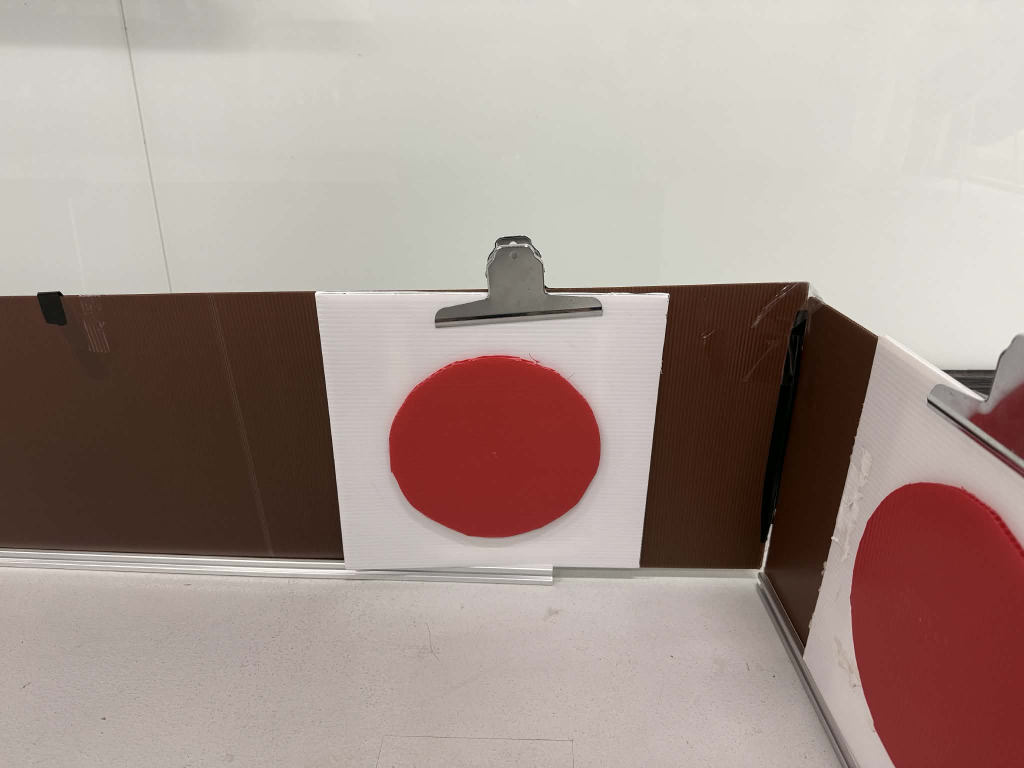
#> input picture test.png, 2048 x 1536 px, given in place of the camera (shown at 1/2 size)
$ python find_red.py
#> lines starting #> are read from the running program, lines starting #| are printed output that depends on the picture; after the words box and inside, x2 and y2 are one past the last pixel; in counts of white or black regions, pixels touching at a corner belong together
import cv2
import numpy as np
import RPi.GPIO as GPIO
import time

# ========= GPIO 腳位設定 =========
RELAY_PIN  = 24  # 要輸出高/低電位的腳位
BUZZER_PIN = 18  # 有源蜂鳴器腳位

GPIO.setmode(GPIO.BCM)
GPIO.setup(RELAY_PIN, GPIO.OUT, initial=GPIO.HIGH)  # 預設：沒有紅色 → 高電位
GPIO.setup(BUZZER_PIN, GPIO.OUT, initial=GPIO.LOW)  # 蜂鳴器先關閉

# ========= Camera 設定 =========
cap = cv2.VideoCapture(0)  # 一般是 0，如果是 USB 另外一隻可能是 1
cap.set(cv2.CAP_PROP_FRAME_WIDTH,  640)
cap.set(cv2.CAP_PROP_FRAME_HEIGHT, 480)
cap.set(cv2.CAP_PROP_FPS, 15)      # 降一點 FPS 減輕負擔

if not cap.isOpened():
    print("無法開啟攝影機")
    GPIO.cleanup()
    raise SystemExit

print("開始偵測紅色物件... 按 q 離開")

# 畫面中紅色佔比超過這個值就觸發
RED_RATIO_THRESHOLD = 0.01  # 1% 的畫面是紅色就觸發

# 🔴 紅色消失後延遲多久才把 GPIO24 拉回高電位（秒）
ALERT_HOLD_TIME = 1.0

# 紀錄最近一次看到紅色的時間
last_red_time = 0.0

try:
    while True:
        ret, frame = cap.read()
#> frame is the input picture: shape (1536, 2048, 3); mean B, G, R 141.1, 148.3, 165.6
        if not ret:
            print("讀取影像失敗")
            break

        # 轉 HSV
        hsv = cv2.cvtColor(frame, cv2.COLOR_BGR2HSV)
#> hsv: shape (1536, 2048, 3); mean H, S, V 15.4, 57.7, 165.7

        # 紅色區間（可依實際光線調整）
        lower_red1 = np.array([0,   80, 80])
        upper_red1 = np.array([10, 255, 255])
        lower_red2 = np.array([160, 80, 80])
        upper_red2 = np.array([180, 255, 255])

        mask1 = cv2.inRange(hsv, lower_red1, upper_red1)
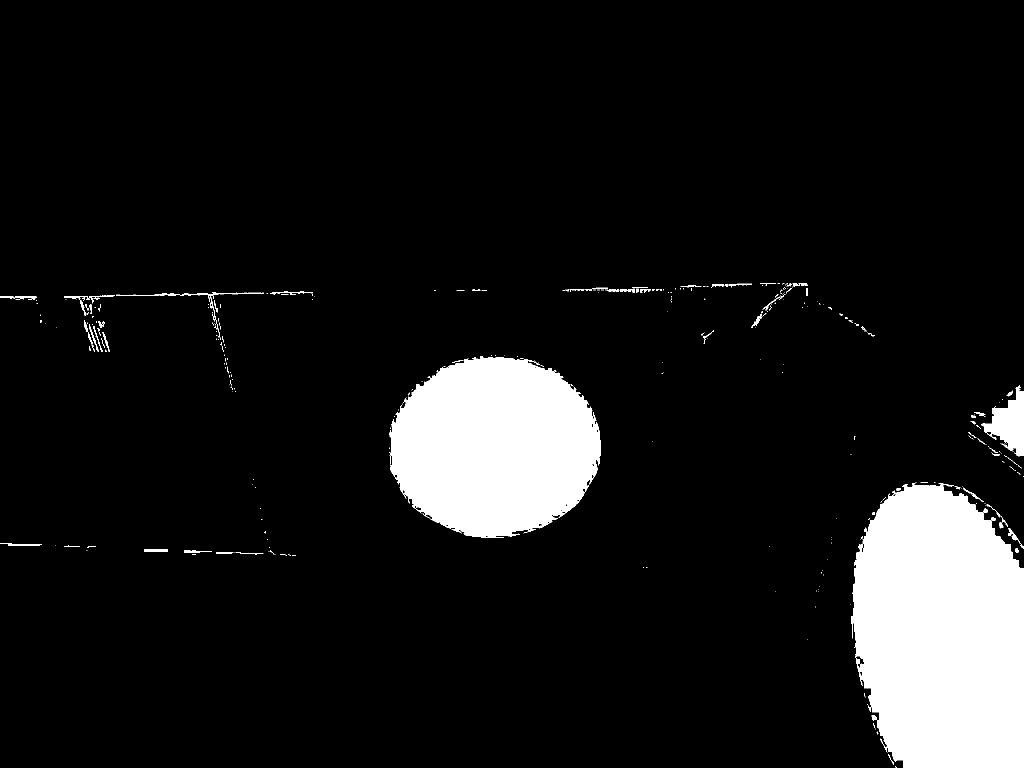
#> mask1: shape (1536, 2048) (shown at 1/2 size); 9.4% white; 428 white regions (345 under 20 px), largest, box (x1, y1, x2, y2) and area: (1706, 966, 2048, 1536) 165005, (779, 712, 1201, 1075) 117945, (1962, 770, 2048, 913) 5957
        mask2 = cv2.inRange(hsv, lower_red2, upper_red2)
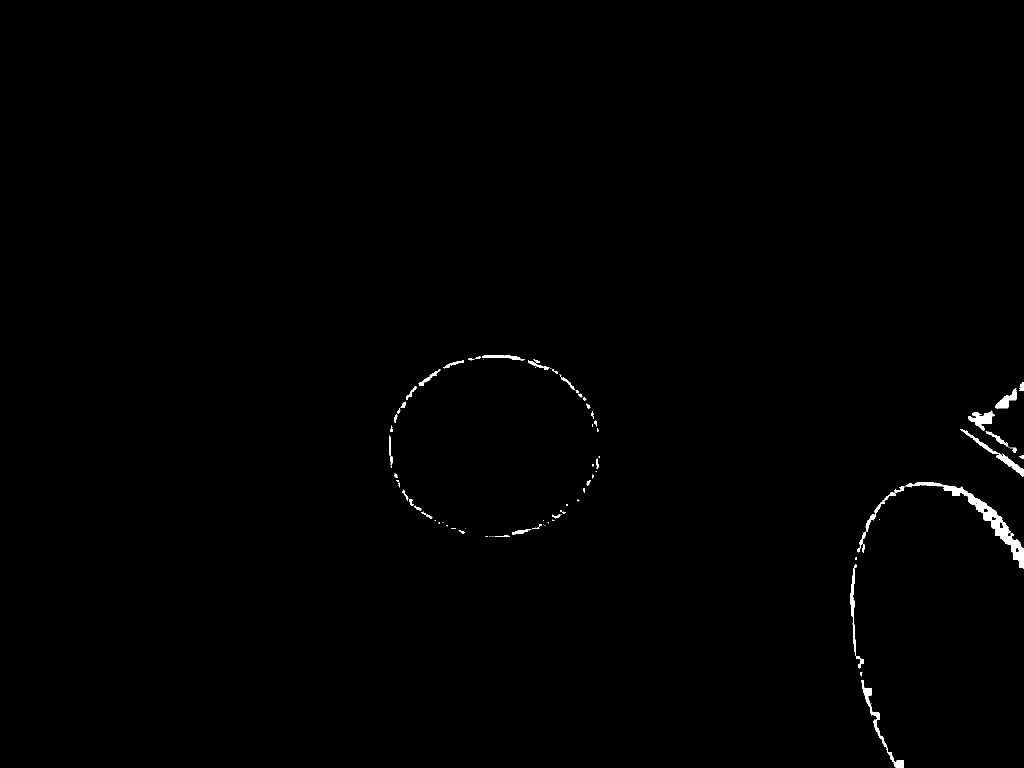
#> mask2: shape (1536, 2048) (shown at 1/2 size); 0.45% white; 110 white regions (54 under 20 px), largest, box (x1, y1, x2, y2) and area: (1886, 970, 2048, 1137) 4037, (1722, 1360, 1807, 1536) 1345, (1920, 858, 2048, 953) 1145
        mask  = cv2.bitwise_or(mask1, mask2)
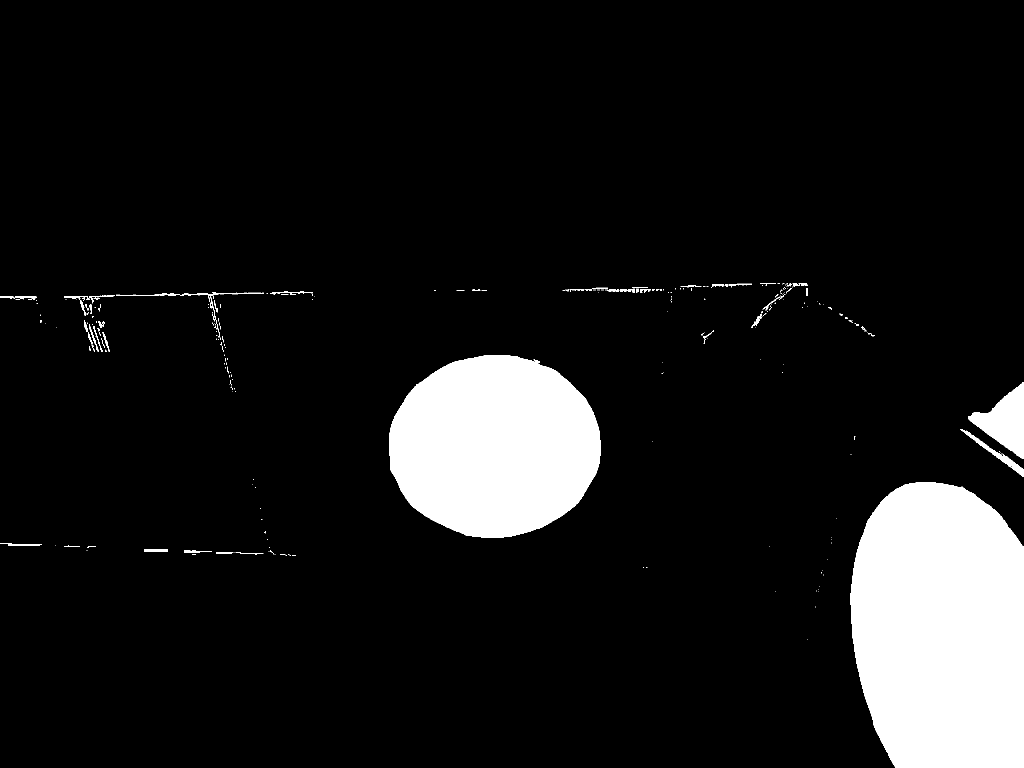
#> mask: shape (1536, 2048) (shown at 1/2 size); 9.9% white; 313 white regions (256 under 20 px), largest, box (x1, y1, x2, y2) and area: (1700, 964, 2048, 1536) 173762, (778, 710, 1201, 1075) 121326, (1936, 764, 2048, 918) 8388

        # 計算紅色區域比例
        red_pixels = cv2.countNonZero(mask)
#> red_pixels = 310938
        total_pixels = frame.shape[0] * frame.shape[1]
#> total_pixels = 3145728
        red_ratio = red_pixels / float(total_pixels)
#> red_ratio = 0.0988

        current_time = time.time()

        # ===== 判斷是否視為「有紅色」 =====
        if red_ratio > RED_RATIO_THRESHOLD:
            # 畫面中偵測到紅色 → 更新最後看到紅色的時間
            last_red_time = current_time
            red_detected = True
        else:
            # 沒有直接偵測到紅色
            # 但如果距離最後一次看到紅色還不到 ALERT_HOLD_TIME 秒
            # 就當作「還在警戒中」，延遲解除
            if current_time - last_red_time < ALERT_HOLD_TIME:
                red_detected = True
            else:
                red_detected = False

        # ===== 根據 red_detected 控制 GPIO24 與蜂鳴器 =====
        if red_detected:
            # 有紅色（或延遲時間內）→ GPIO24 低電位、蜂鳴器響
            GPIO.output(RELAY_PIN, GPIO.LOW)
            GPIO.output(BUZZER_PIN, GPIO.HIGH)
            status_text = f"RED or HOLD! ratio={red_ratio:.3f}"
#> status_text = 'RED or HOLD! ratio=0.099'
        else:
            # 完全沒有紅色且超過延遲時間 → GPIO24 高電位、蜂鳴器關
            GPIO.output(RELAY_PIN, GPIO.HIGH)
            GPIO.output(BUZZER_PIN, GPIO.LOW)
            status_text = f"No red. ratio={red_ratio:.3f}"

        # 顯示畫面與狀態（可關掉）
        cv2.putText(frame, status_text, (10, 30),
                    cv2.FONT_HERSHEY_SIMPLEX, 0.7, (0, 0, 255), 2)
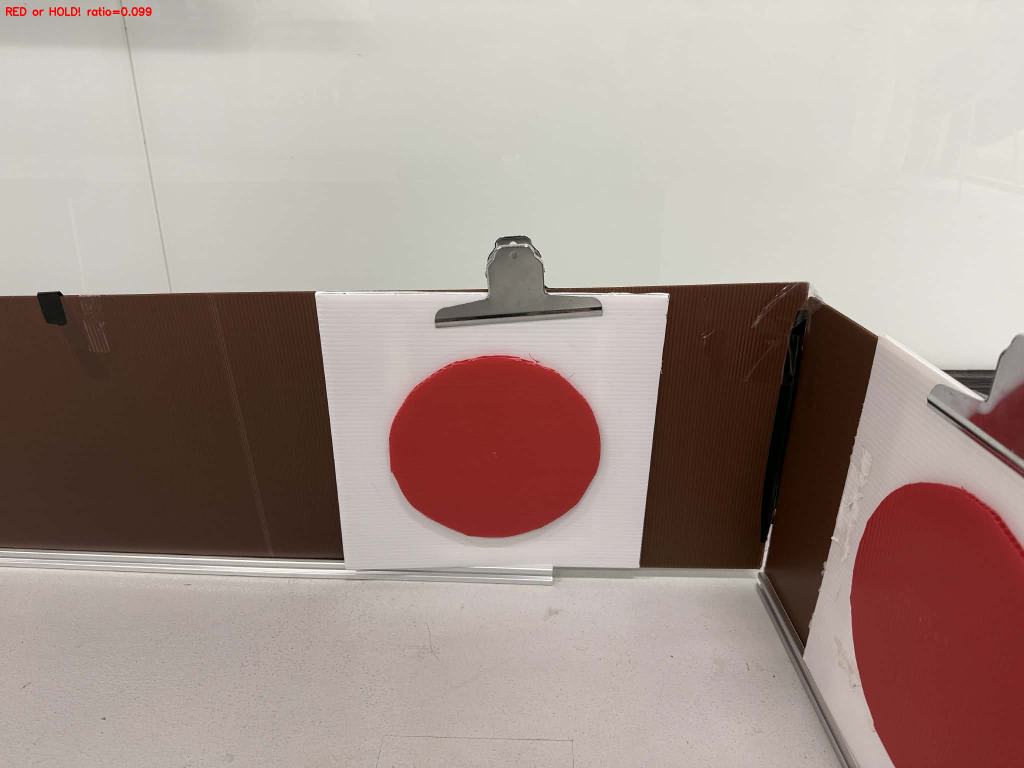
#> frame: shape (1536, 2048, 3) (shown at 1/2 size); 0.06% of pixels changed, all inside (x1, y1, x2, y2) = (12, 14, 303, 32)

        cv2.imshow("Camera", frame)
        cv2.imshow("Red Mask", mask)

        # 按 q 離開程式
        if cv2.waitKey(1) & 0xFF == ord('q'):
#> (key q is pressed here)
            break

        # 稍微 sleep 一下避免 CPU 100%
        time.sleep(0.01)

finally:
    cap.release()
    cv2.destroyAllWindows()
    GPIO.cleanup()
    print("程式結束，GPIO 已清理乾淨")
